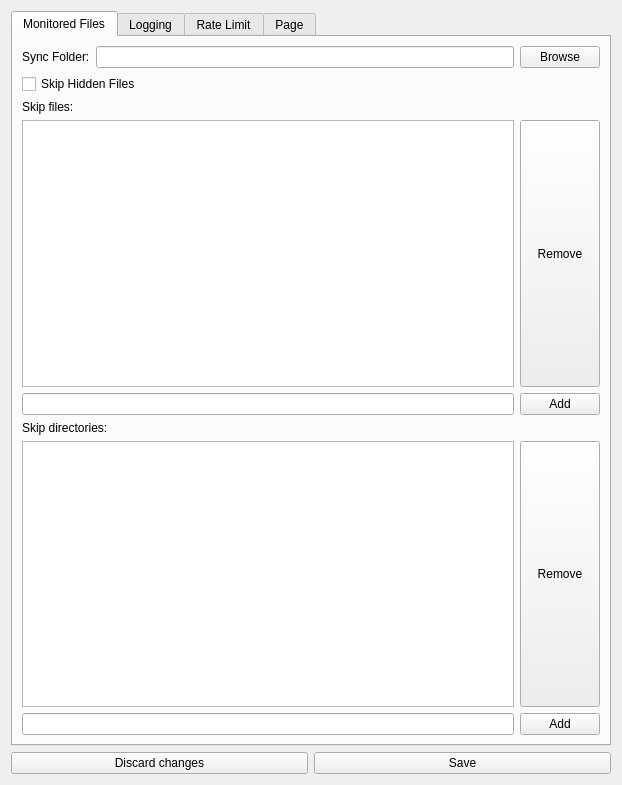
<?xml version="1.0" encoding="UTF-8"?>
<ui version="4.0">
 <class>profile_settings</class>
 <widget class="QWidget" name="profile_settings">
  <property name="geometry">
   <rect>
    <x>0</x>
    <y>0</y>
    <width>614</width>
    <height>785</height>
   </rect>
  </property>
  <property name="windowTitle">
   <string>Form</string>
  </property>
  <layout class="QVBoxLayout" name="verticalLayout_2">
   <item>
    <layout class="QVBoxLayout" name="verticalLayout">
     <item>
      <widget class="QTabWidget" name="tabWidget">
       <property name="minimumSize">
        <size>
         <width>600</width>
         <height>600</height>
        </size>
       </property>
       <property name="currentIndex">
        <number>0</number>
       </property>
       <widget class="QWidget" name="exemptions_tab_2">
        <attribute name="title">
         <string>Monitored Files</string>
        </attribute>
        <layout class="QVBoxLayout" name="verticalLayout_5">
         <item>
          <layout class="QGridLayout" name="gridLayout_5">
           <item row="1" column="0" colspan="2">
            <widget class="QCheckBox" name="checkBox_3">
             <property name="text">
              <string>Skip Hidden Files</string>
             </property>
            </widget>
           </item>
           <item row="0" column="0">
            <widget class="QLabel" name="label_7">
             <property name="text">
              <string>Sync Folder:</string>
             </property>
            </widget>
           </item>
           <item row="0" column="1">
            <widget class="QLineEdit" name="lineEdit_sync_dir"/>
           </item>
           <item row="0" column="2">
            <widget class="QPushButton" name="pushButton_3">
             <property name="text">
              <string>Browse</string>
             </property>
            </widget>
           </item>
          </layout>
         </item>
         <item>
          <widget class="QLabel" name="label_8">
           <property name="text">
            <string>Skip files:</string>
           </property>
          </widget>
         </item>
         <item>
          <layout class="QGridLayout" name="gridLayout_6">
           <item row="1" column="0">
            <widget class="QLineEdit" name="lineEdit_skip_file"/>
           </item>
           <item row="1" column="1">
            <widget class="QPushButton" name="pushButton_add_skip_file">
             <property name="text">
              <string>Add</string>
             </property>
            </widget>
           </item>
           <item row="0" column="1">
            <widget class="QPushButton" name="pushButton_rm_skip_file">
             <property name="sizePolicy">
              <sizepolicy hsizetype="Minimum" vsizetype="Minimum">
               <horstretch>0</horstretch>
               <verstretch>0</verstretch>
              </sizepolicy>
             </property>
             <property name="text">
              <string>Remove</string>
             </property>
            </widget>
           </item>
           <item row="0" column="0">
            <widget class="QListWidget" name="listWidget_skip_file"/>
           </item>
          </layout>
         </item>
         <item>
          <widget class="QLabel" name="label_9">
           <property name="text">
            <string>Skip directories:</string>
           </property>
          </widget>
         </item>
         <item>
          <layout class="QGridLayout" name="gridLayout_7">
           <item row="0" column="1">
            <widget class="QPushButton" name="pushButton_rm_skip_dir">
             <property name="sizePolicy">
              <sizepolicy hsizetype="Maximum" vsizetype="Minimum">
               <horstretch>0</horstretch>
               <verstretch>0</verstretch>
              </sizepolicy>
             </property>
             <property name="text">
              <string>Remove</string>
             </property>
            </widget>
           </item>
           <item row="0" column="0">
            <widget class="QListWidget" name="listWidget_skip_dir">
             <property name="sizePolicy">
              <sizepolicy hsizetype="MinimumExpanding" vsizetype="Expanding">
               <horstretch>0</horstretch>
               <verstretch>0</verstretch>
              </sizepolicy>
             </property>
            </widget>
           </item>
           <item row="1" column="0">
            <widget class="QLineEdit" name="lineEdit_skip_dir"/>
           </item>
           <item row="1" column="1">
            <widget class="QPushButton" name="pushButton_add_skip_dir">
             <property name="sizePolicy">
              <sizepolicy hsizetype="Fixed" vsizetype="Fixed">
               <horstretch>0</horstretch>
               <verstretch>0</verstretch>
              </sizepolicy>
             </property>
             <property name="text">
              <string>Add</string>
             </property>
            </widget>
           </item>
          </layout>
         </item>
        </layout>
       </widget>
       <widget class="QWidget" name="logging_tab_2">
        <attribute name="title">
         <string>Logging</string>
        </attribute>
        <layout class="QVBoxLayout" name="verticalLayout_6">
         <item>
          <layout class="QGridLayout" name="gridLayout_8">
           <item row="0" column="0" colspan="2">
            <widget class="QCheckBox" name="checkBox_4">
             <property name="text">
              <string>Enable Logging</string>
             </property>
            </widget>
           </item>
           <item row="1" column="0">
            <widget class="QLabel" name="label_10">
             <property name="text">
              <string>Log location:</string>
             </property>
            </widget>
           </item>
           <item row="1" column="1">
            <widget class="QLineEdit" name="lineEdit_9"/>
           </item>
           <item row="1" column="2">
            <widget class="QPushButton" name="pushButton_4">
             <property name="text">
              <string>Browse</string>
             </property>
            </widget>
           </item>
          </layout>
         </item>
         <item>
          <spacer name="verticalSpacer_2">
           <property name="orientation">
            <enum>Qt::Vertical</enum>
           </property>
           <property name="sizeHint" stdset="0">
            <size>
             <width>20</width>
             <height>40</height>
            </size>
           </property>
          </spacer>
         </item>
        </layout>
       </widget>
       <widget class="QWidget" name="tab_5">
        <attribute name="title">
         <string>Rate Limit</string>
        </attribute>
        <layout class="QGridLayout" name="gridLayout">
         <item row="0" column="0">
          <widget class="QLabel" name="label_rate_limit">
           <property name="text">
            <string>Rate Limit [B/s]</string>
           </property>
          </widget>
         </item>
         <item row="0" column="1">
          <widget class="QLineEdit" name="lineEdit_rate_limit">
           <property name="inputMethodHints">
            <set>Qt::ImhDigitsOnly</set>
           </property>
          </widget>
         </item>
         <item row="0" column="2">
          <widget class="QLabel" name="label_rate_limit_mbps">
           <property name="text">
            <string>(Mbit/s)</string>
           </property>
          </widget>
         </item>
         <item row="1" column="1">
          <spacer name="verticalSpacer">
           <property name="orientation">
            <enum>Qt::Vertical</enum>
           </property>
           <property name="sizeHint" stdset="0">
            <size>
             <width>20</width>
             <height>40</height>
            </size>
           </property>
          </spacer>
         </item>
        </layout>
       </widget>
       <widget class="QWidget" name="tab_6">
        <attribute name="title">
         <string>Page</string>
        </attribute>
       </widget>
      </widget>
     </item>
    </layout>
   </item>
   <item>
    <layout class="QHBoxLayout" name="horizontalLayout">
     <item>
      <widget class="QPushButton" name="pushButton_discart">
       <property name="text">
        <string>Discard changes</string>
       </property>
      </widget>
     </item>
     <item>
      <widget class="QPushButton" name="pushButton_save">
       <property name="text">
        <string>Save</string>
       </property>
      </widget>
     </item>
    </layout>
   </item>
  </layout>
 </widget>
 <resources/>
 <connections/>
</ui>
